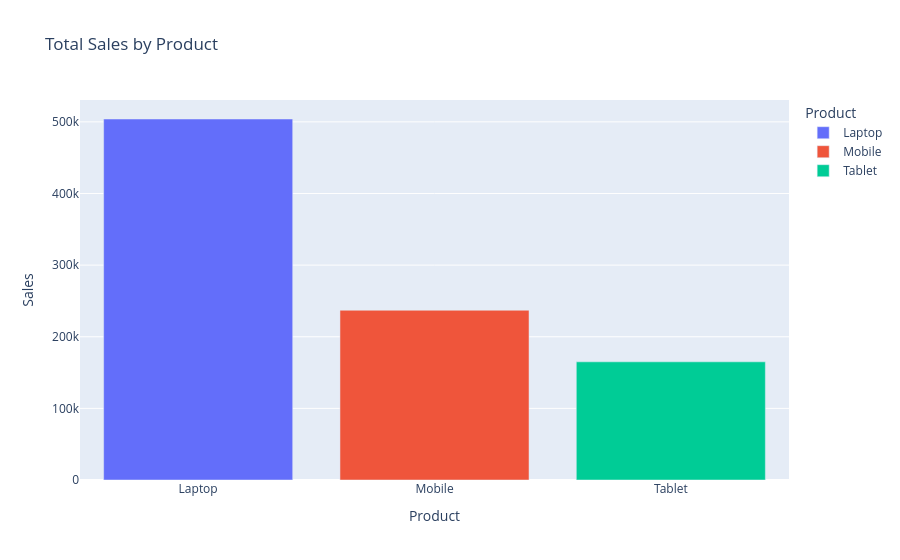

Source (notebook cell):
### Code cell
# Q1
product_sales = df.groupby("Product")["Sales"].sum().reset_index()

fig = px.bar(
    product_sales,
    x="Product",
    y="Sales",
    title="Total Sales by Product",
    color="Product"
)

fig.show()

### Figure 1 — Plotly figure (JSON) as saved in the notebook; plotly's stock layout.template omitted (floating-point values rounded to 4 significant figures)
{"data": [{"hovertemplate": "Product=%{x}<br>Sales=%{y}<extra></extra>", "legendgroup": "Laptop", "marker": {"color": "#636efa", "pattern": {"shape": ""}}, "name": "Laptop", "orientation": "v", "showlegend": true, "textposition": "auto", "type": "bar", "x": ["Laptop"], "xaxis": "x", "y": [504000], "yaxis": "y"}, {"hovertemplate": "Product=%{x}<br>Sales=%{y}<extra></extra>", "legendgroup": "Mobile", "marker": {"color": "#EF553B", "pattern": {"shape": ""}}, "name": "Mobile", "orientation": "v", "showlegend": true, "textposition": "auto", "type": "bar", "x": ["Mobile"], "xaxis": "x", "y": [237000], "yaxis": "y"}, {"hovertemplate": "Product=%{x}<br>Sales=%{y}<extra></extra>", "legendgroup": "Tablet", "marker": {"color": "#00cc96", "pattern": {"shape": ""}}, "name": "Tablet", "orientation": "v", "showlegend": true, "textposition": "auto", "type": "bar", "x": ["Tablet"], "xaxis": "x", "y": [165000], "yaxis": "y"}], "layout": {"barmode": "relative", "legend": {"title": {"text": "Product"}, "tracegroupgap": 0}, "title": {"text": "Total Sales by Product"}, "xaxis": {"anchor": "y", "categoryarray": ["Laptop", "Mobile", "Tablet"], "categoryorder": "array", "domain": [0, 1], "title": {"text": "Product"}}, "yaxis": {"anchor": "x", "domain": [0, 1], "title": {"text": "Sales"}}}}
